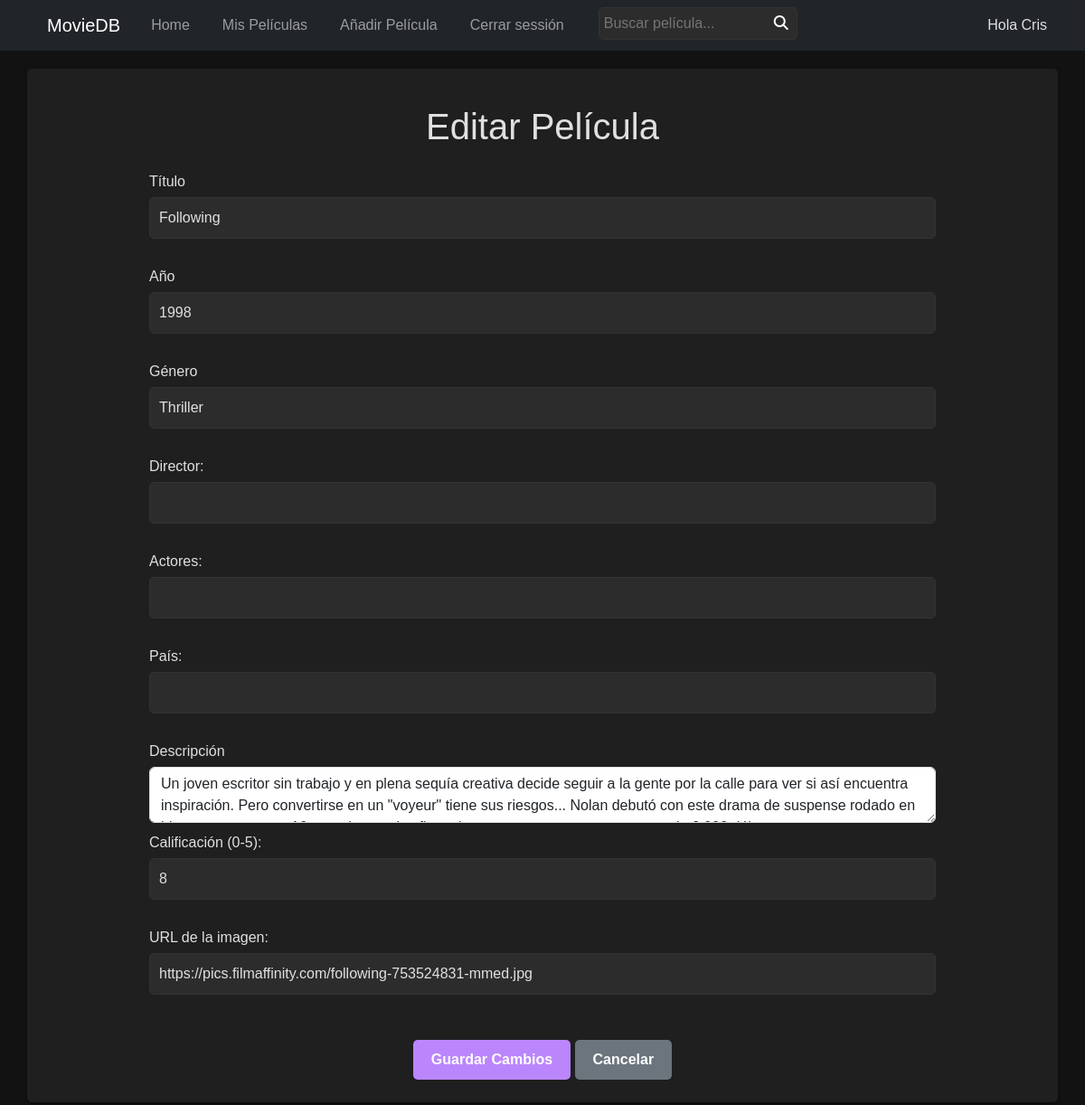
Before: /frontend/edit_movie.php?id=5 (signed in) with the older database file.
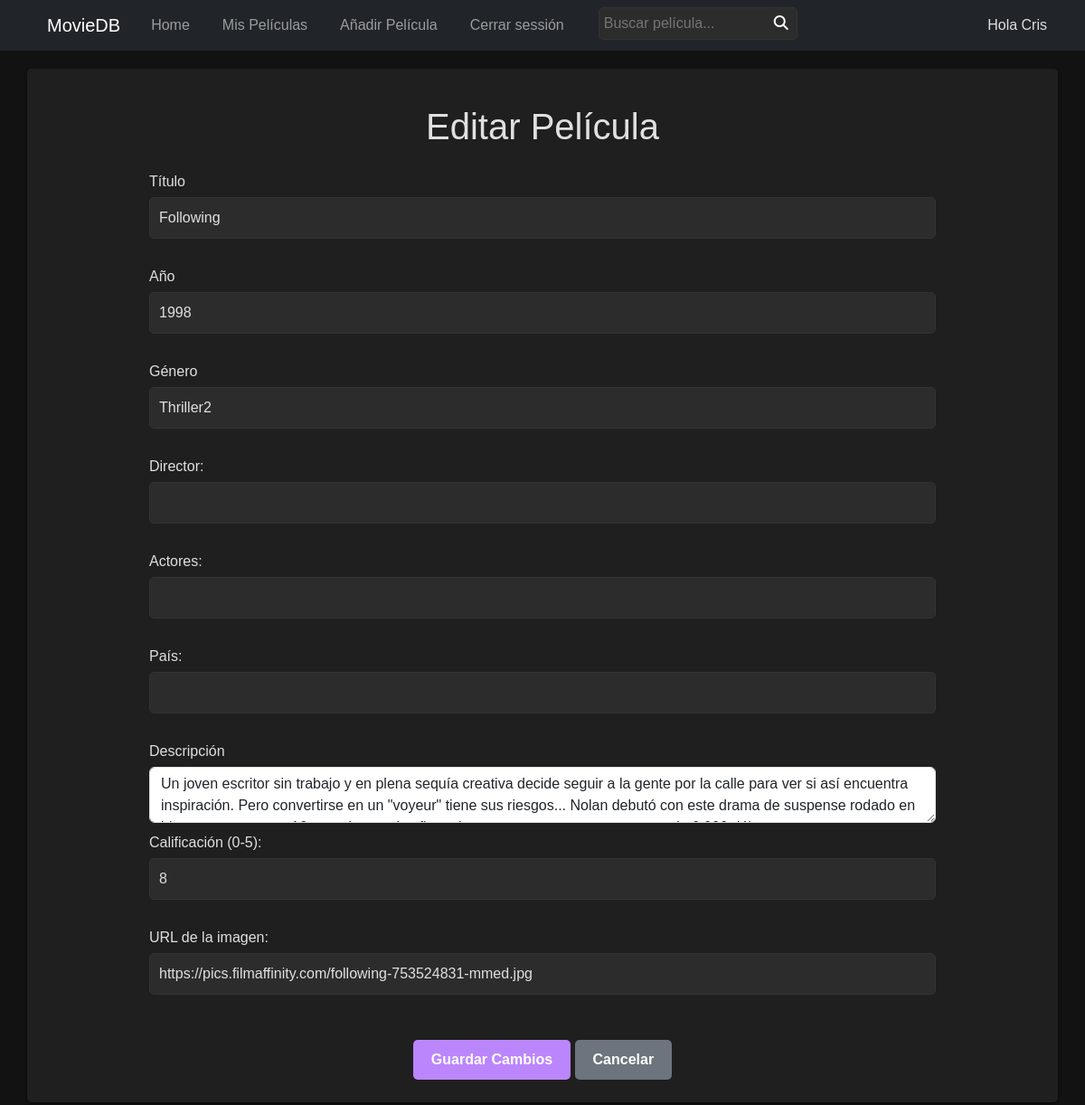
After: the same page with the newer database file.
### tables this page shows
CREATE TABLE `movies` (
  `id` int(11) NOT NULL,
  `user_id` int(11) NOT NULL,
  `title` varchar(255) NOT NULL,
  `year` int(11) NOT NULL,
  `genre` varchar(100) NOT NULL,
  `description` text NOT NULL,
  `rating` int(5) NOT NULL,
  `poster` varchar(255) NOT NULL,
  `director` varchar(255) DEFAULT NULL,
  `actors` text DEFAULT NULL,
  `country` varchar(100) DEFAULT NULL
);

### backend/edit_movie.php (called while the page is built, shortened)
<?php
require("db.php");
$user_id = $_SESSION['user_id'];
$movie_id = $_GET['id'];
$sql = "SELECT * FROM movies WHERE id = ? AND user_id = ?";
$stmt = $conn->prepare($sql);
$stmt->bind_param("ii", $movie_id, $user_id);
$stmt->execute();
$result = $stmt->get_result();
$movie = $result->fetch_assoc();
?>

### frontend/edit_movie.php (the view, shortened to what this page needs)
<?php
    require("../backend/edit_movie.php");
    $pageTitle = "Editar Película";
?>
<!DOCTYPE html>
<html lang="es">
<head>
<?php include 'header.php'; ?>
</head>
<body>
<?php include 'navbar.php'; ?>
    <main>
    <div class="container form-container">
        <h1><?php echo $pageTitle ?></h1>
        <form method="POST" class="w80" action="">
            <div class="form-group">
                <label class="form-label">Título</label>
                <input type="text" name="title" class="form-control" value="<?= $movie['title'] ?>" required>
            </div>
            <div class="form-group">
                <label class="form-label">Año</label>
                <input type="number" name="year" class="form-control" value="<?= $movie['year'] ?>" required>
            </div>
            <div class="form-group">
                <label class="form-label">Género</label>
                <input type="text" name="genre" class="form-control" value="<?= $movie['genre'] ?>" required>
            </div>
            <div class="form-group">
                <label for="director">Director:</label>
                <input type="text" id="director" name="director" class="form-control"  value="<?= $movie['director'] ?>">
            </div>
            <div class="form-group">
                <label for="actors">Actores:</label>
                <input type="text" id="actors" name="actors" class="form-control" value="<?= $movie['actors'] ?>">
            </div>
            <div class="form-group">
                <label for="country">País:</label>
                <input type="text" id="country" name="country" class="form-control" value="<?= $movie['country'] ?>">
            </div>
            <div class="form-group">
                <label class="form-label">Descripción</label>
                <textarea name="description" class="form-control" required><?= $movie['description'] ?></textarea>
            </div>
            <div class="form-group">
                <label class="form-label">Calificación (0-5):</label>
                <input type="number" step="0.1" name="rating" class="form-control" value="<?= $movie['rating'] ?>" required>
            </div>
            <div class="form-group">
                <label class="form-label">URL de la imagen:</label>
                <input type="text" name="poster" class="form-control" value="<?= $movie['poster'] ?>" required>
            </div>
            <div class="form-group">
                <button type="submit" class="btn btn-primary">Guardar Cambios</button>
                <a href="user.php" class="btn btn-secondary">Cancelar</a>
            </div>
        </form>
    </div>
    </main>
</body>
</html>

### frontend/header.php (shortened to what this page needs)
<link rel="stylesheet" href="https://cdn.jsdelivr.net/npm/bootstrap@5.3.3/dist/css/bootstrap.min.css" rel="stylesheet">
<link rel="stylesheet" href="https://cdnjs.cloudflare.com/ajax/libs/font-awesome/6.7.2/css/all.min.css" />
<link rel="stylesheet" href="../public/css/styles.css">

### frontend/navbar.php (shortened to what this page needs)
<nav class="navbar navbar-expand-lg navbar-dark bg-dark">
    <div class="container">
        <a class="navbar-brand" href="index.php">MovieDB</a>
        <div class="collapse navbar-collapse" id="navbarNav">
            <ul class="navbar-nav ml-auto">
                <li class="nav-item">
                    <a class="nav-link" href="index.php">Home</a>
                </li>
                <?php if(isset($_SESSION['username'] )){
                    echo '<li class="nav-item">
                            <a class="nav-link" href="user.php">Mis Películas</a>
                        </li>
                        <li class="nav-item">
                            <a class="nav-link" href="add_movie.php">Añadir Película</a>
                        </li>
                        <li class="nav-item">
                            <a class="nav-link" href="../backend/logout.php">Cerrar sessión</a>
                        </li>';
                    }
                ?>
                <form action="search.php" method="GET" class="search-form">
                    <div class="input-group">
                        <input type="text" name="title" placeholder="Buscar película..." class="form-search">
                        <button type="submit" class="search-button"><i class="fa-solid fa-magnifying-glass"></i></button>
                    </div>
                </form>
            </ul>
        </div>
        <div class="user-logged">Hola <span class="text-capitalize"><?= isset($_SESSION['username'])?$_SESSION["username"]:"User"; ?></span></div>
    </div>
</nav>

### public/css/styles.css (style rules this page uses)
body { font-family: Arial, sans-serif; background-color: #121212; color: #e0e0e0; margin: 0; padding: 0; }
* { box-sizing: border-box; -webkit-font-smoothing: antialiased; -moz-osx-font-smoothing: grayscale; text-rendering: optimizeLegibility; }
.w80 { width:80% }
.input-group { position: relative; display: flex; margin: 0 20px; }
main .container { max-width: 1140px; display:flex; justify-content: center; flex-direction: column; align-items: center; width:100%; padding-left:20px; padding-right:20px; }
main .container h1 { margin:20px auto }
main .form-group { padding:5px }
main .form-group .btn { margin-top:20px; }
nav { background-color: #1f1f1f; padding: 10px 20px; display: flex; justify-content: space-between; align-items: center; }
nav a { color: #bb86fc; text-decoration: none; margin: 0 10px; }
a { color: #bb86fc; text-decoration: none; }
.btn { color: #fff; font-weight: 600; border: none; padding: 10px 20px; cursor: pointer; border-radius: 5px; transition: all 1s; }
.btn-primary { background-color: #bb86fc!important; }
.form-container { background-color: #1f1f1f; padding: 20px; margin-top:20px; margin-bottom:20px; border-radius: 5px; box-shadow: 0 2px 4px rgba(0, 0, 0, 0.5); width: 300px; text-align: center; }
.form-container h1 { margin-bottom: 20px; }
.form-container label { display: block; margin-bottom: 5px; text-align: left; }
.form-container input, .form-container textarea .form-container select { width: 100%; padding: 10px; margin-bottom: 20px; border: 1px solid #333; border-radius: 5px; background-color: #2c2c2c; color: #e0e0e0; }
.search-form { max-width: 220px; }
.form-search { width: 100%; padding: 5px; border: 1px solid #333; background-color: #2c2c2c; color: #e0e0e0; border-radius: 5px!important; outline: none; }
.search-button { position: absolute; right: 0; top: 50%; transform: translateY(-50%); padding: 5px; padding-right:10px; background-color: transparent; color: white; border: none; border-radius: 5px!important; cursor: pointer; outline: none; }

Changed rows visible on the page:
changed movies "Following": genre "Thriller" → "Thriller2"
